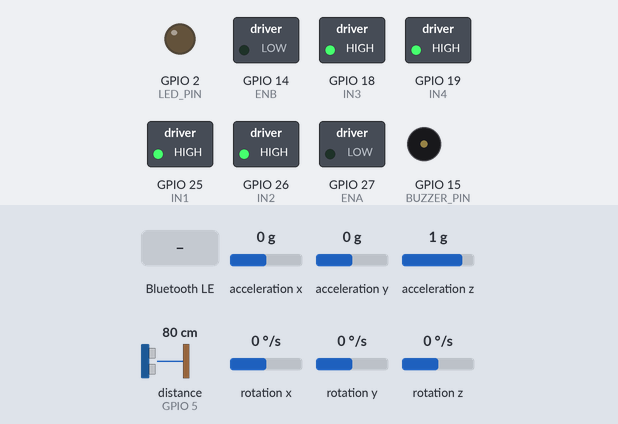
This sketch was run on a simulated ESP32. Parts: switched loads named in the sketch (green lamp = pin HIGH), output pins drawn as LEDs (lit = HIGH), buzzer (waves = sounding, pin HIGH). Wiring (inferred from the names in the program): ultrasonic range finder: trigger GPIO 4; echo GPIO 5; MPU-6050 motion sensor at I2C address 0x68. The inputs (shaded band) are chosen by the test bench; at power-on: distance to the obstacle (sensor on GPIO 5) 80 cm, acceleration x 0 g, acceleration y 0 g, acceleration z 1 g, rotation x 0 °/s, rotation y 0 °/s, rotation z 0 °/s. The echo pulse lasts 58.3 µs per cm; nothing arrives over Bluetooth unless stated; a phone connects over Bluetooth LE 3 s after start; pins used as bus, display or sensor lines are not drawn; what the sketch prints to the serial monitor is not drawn.

Above: at 4.5 s.
4.6 s: Bluetooth LE write "MOVE_FORWARD" received
At 5.7 s:
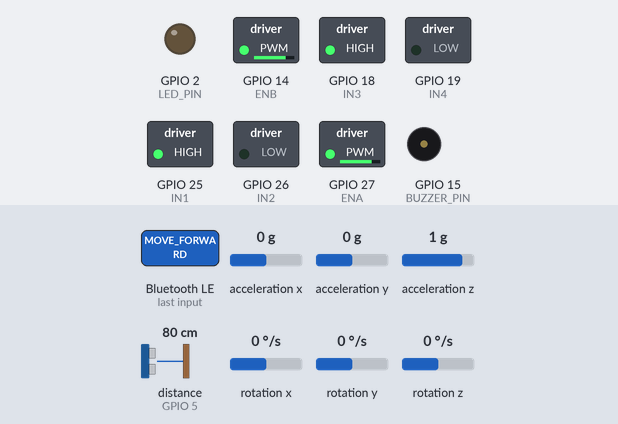
7.6 s: distance to the obstacle (sensor on GPIO 5) set to 22 cm
9.1 s: distance to the obstacle (sensor on GPIO 5) set to 18 cm
At 10.4 s:
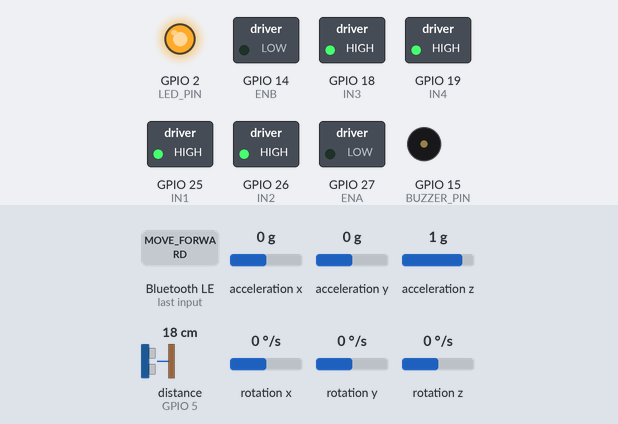
13.6 s: Bluetooth LE write "TURN_LEFT" received
At 14.6 s:
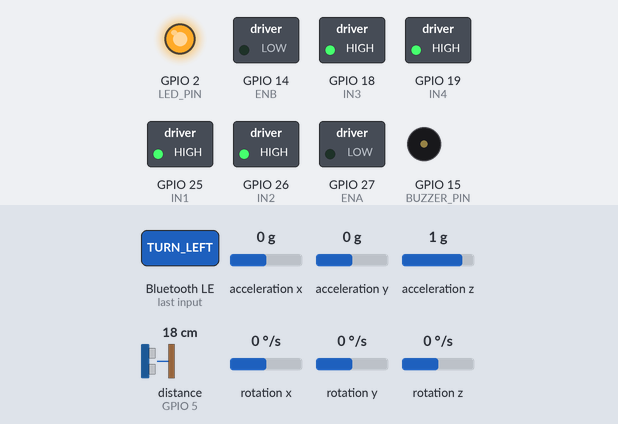
Timing chart, 0 to 16.1 s (numbered marks = the images above; inputs shaded):
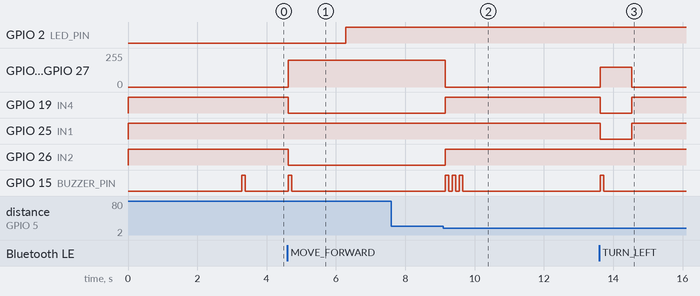

Measured:
- the behaviour switches between 21 and 20 cm on distance to the obstacle (sensor on GPIO 5) (found by bisection; images 1 and 2)
- after the input at 4.6 s, GPIO 14 (ENB), GPIO 27 (ENA): 0/255 → 200/255 at once; GPIO 19 (IN4), GPIO 26 (IN2): HIGH → LOW at once; GPIO 15 (BUZZER_PIN): LOW → HIGH at once, → LOW 0.10 s later
- after the input at 7.6 s, every drawn part: stays the same
- after the input at 9.1 s, GPIO 14 (ENB), GPIO 27 (ENA): 200/255 → 0/255 after 0.05 s; GPIO 19 (IN4), GPIO 26 (IN2): LOW → HIGH after 0.05 s; GPIO 15 (BUZZER_PIN): alternates HIGH for 0.10 s and LOW for 0.10 s, 6 changes in all, then stays LOW, starting after 0.06 s
- after the input at 13.6 s, GPIO 14 (ENB), GPIO 27 (ENA): 0/255 → 150/255 at once, → 0/255 0.90 s later; GPIO 19 (IN4), GPIO 25 (IN1): HIGH → LOW at once, → HIGH 0.90 s later; GPIO 15 (BUZZER_PIN): LOW → HIGH at once, → LOW 0.10 s later

The sketch:

movement_sensors.ino
```cpp
#include <BLEDevice.h>
#include <BLEUtils.h>
#include <BLEServer.h>
#include <BLE2902.h>
#include <Wire.h>
#include <math.h>

// ==================== CONFIGURACIÓN BLE ====================
#define SERVICE_UUID        "4fafc201-1fb5-459e-8fcc-c5c9c331914b"
#define COMMAND_UUID        "beb5483e-36e1-4688-b7f5-ea07361b26a8"
#define SENSOR_DATA_UUID    "1c95d5e3-d8f7-413a-bf3d-7a2e5d7be87e"

// ==================== CONFIGURACIÓN PINES ====================
// ---- Motores - Driver L298N ----
#define ENA 27    // PWM motor 1 (izquierdo)
#define IN1 25    // Dirección motor 1
#define IN2 26

#define ENB 14    // PWM motor 2 (derecho)
#define IN3 18    // Dirección motor 2
#define IN4 19

// ---- Sensor ultrasónico HC-SR04 ----
#define TRIG_PIN 4
#define ECHO_PIN 5

// ---- Sensores de línea IR (opcional) ----
#define IR_LEFT   33
#define IR_CENTER 32
#define IR_RIGHT  35  // solo entrada

// ---- LED indicador ----
#define LED_PIN 2

// ---- Buzzer ----
#define BUZZER_PIN 15

// ---- I2C MPU-6050 ----
#define SDA_PIN 21
#define SCL_PIN 22
const int MPU_ADDR = 0x68;

// ==================== VARIABLES GLOBALES ====================
BLEServer *pServer;
BLECharacteristic *pCommandCharacteristic;
BLECharacteristic *pSensorCharacteristic;
bool deviceConnected = false;
bool robotMoving = false;

// Estados del robot
enum RobotState {
  IDLE,
  MOVING_FORWARD,
  TURNING_LEFT,
  TURNING_RIGHT,
  DELIVERING_MEDICINE,
  RETURNING_TO_BASE
};
RobotState currentState = IDLE;

// ---- Calibración / filtro MPU-6050 ----
long offAccX = 0, offAccY = 0, offAccZ = 0;
long offGyroX = 0, offGyroY = 0, offGyroZ = 0;

float fAccX = 0, fAccY = 0, fAccZ = 0;
float fGyroX = 0, fGyroY = 0, fGyroZ = 0;

float pitchDeg = 0.0;
float rollDeg  = 0.0;

const float ALPHA = 0.2;          // filtro exponencial
const int   GYRO_DEADZONE = 300;  // zona muerta giroscopio

// Datos de sensores (incluye MPU)
struct SensorData {
  int battery;
  bool obstacleDetected;
  long distance;
  String state;
  bool medicineLoaded;
  int accX, accY, accZ;
  int gyroX, gyroY, gyroZ;
  int pitch;   // grados aproximados
  int roll;    // grados aproximados
};

SensorData sensorData = {
  85,
  false,
  0,
  "IDLE",
  true,
  0, 0, 0,
  0, 0, 0,
  0, 0
};

// ==================== PROTOTIPOS ====================
void stopMotor(bool brake = true);
void stopMotors();
void updateSensors();
long getDistance();
bool checkObstacle();
void sendSensorData();
void sendNotification(String message);
void beep(int times);
void processCommand(String command);
void moveForward();
void turnLeft();
void turnRight();
void deliverMedicine();
void returnToBase();
void emergencyStop();

// MPU-6050
void leerMPUcrudo(int16_t &accX, int16_t &accY, int16_t &accZ,
                  int16_t &gyroX, int16_t &gyroY, int16_t &gyroZ);
void calibrarMPU(int muestras = 500);
void leerMPUFiltrado();

// ==================== CALLBACKS BLE ====================
class MyServerCallbacks: public BLEServerCallbacks {
    void onConnect(BLEServer* pServer) {
      deviceConnected = true;
      Serial.println("📱 Dispositivo conectado via BLE");
      digitalWrite(LED_PIN, HIGH);
    }

    void onDisconnect(BLEServer* pServer) {
      deviceConnected = false;
      Serial.println("📱 Dispositivo desconectado");
      digitalWrite(LED_PIN, LOW);
      stopMotors();
      pServer->startAdvertising();
      Serial.println("📡 BLE Advertising reiniciado");
    }
};

class CommandCallbacks: public BLECharacteristicCallbacks {
    void onWrite(BLECharacteristic *pCharacteristic) {
      String command = pCharacteristic->getValue().c_str();
      command.trim();

      Serial.print("📨 Comando recibido: ");
      Serial.println(command);

      processCommand(command);
    }
};

// ==================== SETUP ====================
void setup() {
  Serial.begin(115200);
  Serial.println("\n🤖 Robot de Medicinas Iniciando...");

  // ---- Pines de motores ----
  pinMode(IN1, OUTPUT);
  pinMode(IN2, OUTPUT);
  pinMode(IN3, OUTPUT);
  pinMode(IN4, OUTPUT);
  pinMode(ENA, OUTPUT);
  pinMode(ENB, OUTPUT);
  stopMotors();

  // ---- Sensor ultrasónico ----
  pinMode(TRIG_PIN, OUTPUT);
  pinMode(ECHO_PIN, INPUT);

  // ---- LEDs y buzzer ----
  pinMode(LED_PIN, OUTPUT);
  pinMode(BUZZER_PIN, OUTPUT);

  // ---- Sensores IR ----
  pinMode(IR_LEFT,   INPUT);
  pinMode(IR_CENTER, INPUT);
  pinMode(IR_RIGHT,  INPUT);

  // ---- I2C y MPU-6050 ----
  Wire.begin(SDA_PIN, SCL_PIN);

  Wire.beginTransmission(MPU_ADDR);
  Wire.write(0x6B);   // PWR_MGMT_1
  Wire.write(0);      // salir de sleep
  Wire.endTransmission(true);

  Serial.println("🧭 Calibrando MPU-6050, NO mover el robot...");
  calibrarMPU();
  Serial.println("✅ Calibracion MPU-6050 lista.");

  // ---- BLE ----
  BLEDevice::init("RobotMedicinas-01");
  pServer = BLEDevice::createServer();
  pServer->setCallbacks(new MyServerCallbacks());

  BLEService *pService = pServer->createService(SERVICE_UUID);

  pCommandCharacteristic = pService->createCharacteristic(
    COMMAND_UUID,
    BLECharacteristic::PROPERTY_WRITE
  );
  pCommandCharacteristic->setCallbacks(new CommandCallbacks());

  pSensorCharacteristic = pService->createCharacteristic(
    SENSOR_DATA_UUID,
    BLECharacteristic::PROPERTY_READ |
    BLECharacteristic::PROPERTY_NOTIFY
  );
  // Permitir que el cliente active notificaciones
  pSensorCharacteristic->addDescriptor(new BLE2902());

  pService->start();

  BLEAdvertising *pAdvertising = BLEDevice::getAdvertising();
  pAdvertising->addServiceUUID(SERVICE_UUID);
  pAdvertising->setScanResponse(true);
  pAdvertising->setMinPreferred(0x06);
  pAdvertising->setMinPreferred(0x12);
  BLEDevice::startAdvertising();

  Serial.println("✅ BLE inicializado - Listo para conexiones");
  beep(1);
  Serial.println("✅ Robot listo - Esperando conexión BLE...");
  Serial.println("📡 Buscar: 'RobotMedicinas-01'");
}

// ==================== LOOP PRINCIPAL ====================
void loop() {
  // Actualizar sensores básicos
  updateSensors();
  // Actualizar y filtrar MPU-6050
  leerMPUFiltrado();

  // Enviar datos de sensores periódicamente si hay conexión
  if (deviceConnected) {
    static unsigned long lastSensorUpdate = 0;
    if (millis() - lastSensorUpdate > 1000) {
      sendSensorData();
      lastSensorUpdate = millis();
    }
  }

  // Verificar obstáculos durante movimiento
  if (robotMoving && checkObstacle()) {
    emergencyStop();
  }

  delay(50);
}

// ==================== MOTORES ====================
void motor1(int pwm, bool forward) {
  pwm = constrain(pwm, 0, 255);
  digitalWrite(IN1, forward ? HIGH : LOW);
  digitalWrite(IN2, forward ? LOW  : HIGH);
  analogWrite(ENA, pwm);
}

void motor2(int pwm, bool forward) {
  pwm = constrain(pwm, 0, 255);
  digitalWrite(IN3, forward ? HIGH : LOW);
  digitalWrite(IN4, forward ? LOW  : HIGH);
  analogWrite(ENB, pwm);
}

void stopMotor(bool brake) {
  if (brake) {
    digitalWrite(IN1, HIGH);
    digitalWrite(IN2, HIGH);
    digitalWrite(IN3, HIGH);
    digitalWrite(IN4, HIGH);
  } else {
    digitalWrite(IN1, LOW);
    digitalWrite(IN2, LOW);
    digitalWrite(IN3, LOW);
    digitalWrite(IN4, LOW);
  }
  analogWrite(ENA, 0);
  analogWrite(ENB, 0);
  robotMoving = false;
  currentState = IDLE;
  sensorData.state = "IDLE";
}

void stopMotors() {
  stopMotor(true);
}

// ==================== MOVIMIENTO ====================
void moveForward() {

  if (checkObstacle()) {
    sendNotification("OBSTACLE_DETECTED");
    return;
  }

  Serial.println("🔄 Moviendo hacia adelante");
  motor1(200, true);
  motor2(200, true);
  robotMoving = true;
  currentState = MOVING_FORWARD;
  sensorData.state = "MOVING";
  sendNotification("MOVING_FORWARD");
  beep(1);
}

void turnLeft() {
  Serial.println("↩️ Girando a la izquierda");
  motor1(150, false);
  motor2(150, true);
  robotMoving = true;
  currentState = TURNING_LEFT;
  sensorData.state = "TURNING_LEFT";
  sendNotification("TURNING_LEFT");
  beep(1);
  delay(800);
  stopMotors();
}

void turnRight() {
  Serial.println("↪️ Girando a la derecha");
  motor1(150, true);
  motor2(150, false);
  robotMoving = true;
  currentState = TURNING_RIGHT;
  sensorData.state = "TURNING_RIGHT";
  sendNotification("TURNING_RIGHT");
  beep(1);
  delay(800);
  stopMotors();
}

void emergencyStop() {
  Serial.println("🚨 PARADA DE EMERGENCIA - Obstáculo detectado");
  stopMotors();
  sendNotification("EMERGENCY_STOP_OBSTACLE");
  beep(3);
}

// ==================== MEDICINA ====================
void deliverMedicine() {
  if (!sensorData.medicineLoaded) {
    sendNotification("NO_MEDICINE_LOADED");
    return;
  }

  Serial.println("💊 Iniciando entrega de medicina");
  currentState = DELIVERING_MEDICINE;
  sensorData.state = "DELIVERING";
  sendNotification("DELIVERING_MEDICINE");
  beep(2);

  // ---- Ruta de entrega ----
  // 1) Adelante 2s
  moveForward();
  delay(2000);
  stopMotors();

  // 2) Izquierda
  turnLeft();

  // 3) Adelante 2s
  moveForward();
  delay(2000);
  stopMotors();

  // 4) Derecha
  turnRight();

  // 5) Adelante 1s
  moveForward();
  delay(1000);
  stopMotors();

  // 6) Derecha
  turnRight();

  // 7) Adelante 3s
  moveForward();
  delay(3000);
  stopMotors();

  delay(2000); // entrega simbólica

  sensorData.medicineLoaded = false;
  currentState = IDLE;
  sensorData.state = "IDLE";
  sendNotification("MEDICINE_DELIVERED");
  beep(2);
}

void returnToBase() {
  Serial.println("🏠 Volviendo a la base");
  currentState = RETURNING_TO_BASE;
  sensorData.state = "RETURNING";
  sendNotification("RETURNING_TO_BASE");
  beep(1);

  // ---- Giro 180° para devolverse ----
  motor1(150, true);   // ambos motores hacia adelante para girar derecha
  motor2(150, false);
  delay(1600); // Tiempo para 180°
  stopMotors();

  // ---- Regresar por la ruta inversa ----

  // Ruta original: 3s adelante
  moveForward();
  delay(3000);
  stopMotors();

  // Derecha (inversa de la ruta = IZQUIERDA)
  turnLeft();

  // Luego 1s adelante
  moveForward();
  delay(1000);
  stopMotors();

  // Derecha original → inversa = IZQUIERDA
  turnLeft();

  // Adelante 2s
  moveForward();
  delay(2000);
  stopMotors();

  // Izquierda original → inversa = DERECHA
  turnRight();

  // Adelante 2s
  moveForward();
  delay(2000);
  stopMotors();

  // Llegó a base:
  sensorData.medicineLoaded = true;
  currentState = IDLE;
  sensorData.state = "IDLE";
  sendNotification("AT_BASE");
  beep(2);
}


// ==================== SENSORES ====================
void updateSensors() {
  sensorData.distance = getDistance();
  sensorData.obstacleDetected = (sensorData.distance < 20);
  static unsigned long lastBatteryUpdate = 0;
  if (millis() - lastBatteryUpdate > 10000) {
    sensorData.battery = max(5, sensorData.battery - 1);
    lastBatteryUpdate = millis();
  }
}

long getDistance() {
  long duration, distance;
  digitalWrite(TRIG_PIN, LOW);
  delayMicroseconds(2);
  digitalWrite(TRIG_PIN, HIGH);
  delayMicroseconds(10);
  digitalWrite(TRIG_PIN, LOW);
  duration = pulseIn(ECHO_PIN, HIGH);
  distance = (duration * 0.034) / 2;
  return distance;
}

bool checkObstacle() {
  return sensorData.obstacleDetected;
}

// ==================== MPU-6050 ====================
void leerMPUcrudo(int16_t &accX, int16_t &accY, int16_t &accZ,
                  int16_t &gyroX, int16_t &gyroY, int16_t &gyroZ) {
  Wire.beginTransmission(MPU_ADDR);
  Wire.write(0x3B);
  Wire.endTransmission(false);
  Wire.requestFrom(MPU_ADDR, 14, true);

  accX = Wire.read() << 8 | Wire.read();
  accY = Wire.read() << 8 | Wire.read();
  accZ = Wire.read() << 8 | Wire.read();
  Wire.read(); Wire.read(); // temperatura
  gyroX = Wire.read() << 8 | Wire.read();
  gyroY = Wire.read() << 8 | Wire.read();
  gyroZ = Wire.read() << 8 | Wire.read();
}

void calibrarMPU(int muestras) {
  long sumAccX = 0, sumAccY = 0, sumAccZ = 0;
  long sumGyroX = 0, sumGyroY = 0, sumGyroZ = 0;
  int16_t ax, ay, az, gx, gy, gz;

  for (int i = 0; i < muestras; i++) {
    leerMPUcrudo(ax, ay, az, gx, gy, gz);
    sumAccX += ax; sumAccY += ay; sumAccZ += az;
    sumGyroX += gx; sumGyroY += gy; sumGyroZ += gz;
    delay(5);
  }

  offAccX = sumAccX / muestras;
  offAccY = sumAccY / muestras;
  offAccZ = sumAccZ / muestras;
  offGyroX = sumGyroX / muestras;
  offGyroY = sumGyroY / muestras;
  offGyroZ = sumGyroZ / muestras;

  fAccX = fAccY = fAccZ = 0;
  fGyroX = fGyroY = fGyroZ = 0;
  pitchDeg = 0.0;
  rollDeg  = 0.0;
}

void leerMPUFiltrado() {
  int16_t ax, ay, az, gx, gy, gz;
  leerMPUcrudo(ax, ay, az, gx, gy, gz);

  float accX = ax - offAccX;
  float accY = ay - offAccY;
  float accZ = az - offAccZ;
  float gyroX = gx - offGyroX;
  float gyroY = gy - offGyroY;
  float gyroZ = gz - offGyroZ;

  fAccX  = ALPHA * accX  + (1.0 - ALPHA) * fAccX;
  fAccY  = ALPHA * accY  + (1.0 - ALPHA) * fAccY;
  fAccZ  = ALPHA * accZ  + (1.0 - ALPHA) * fAccZ;
  fGyroX = ALPHA * gyroX + (1.0 - ALPHA) * fGyroX;
  fGyroY = ALPHA * gyroY + (1.0 - ALPHA) * fGyroY;
  fGyroZ = ALPHA * gyroZ + (1.0 - ALPHA) * fGyroZ;

  if (fabs(fGyroX) < GYRO_DEADZONE) fGyroX = 0;
  if (fabs(fGyroY) < GYRO_DEADZONE) fGyroY = 0;
  if (fabs(fGyroZ) < GYRO_DEADZONE) fGyroZ = 0;

  // Calcular ángulos aproximados de pitch y roll en grados
  // Usamos solo acelerómetro para algo sencillo
  float accNormX = fAccX;
  float accNormY = fAccY;
  float accNormZ = fAccZ;

  rollDeg  = atan2(accNormY, accNormZ) * 180.0 / PI;
  pitchDeg = atan2(-accNormX, sqrt(accNormY * accNormY + accNormZ * accNormZ)) * 180.0 / PI;

  sensorData.accX  = (int)fAccX;
  sensorData.accY  = (int)fAccY;
  sensorData.accZ  = (int)fAccZ;
  sensorData.gyroX = (int)fGyroX;
  sensorData.gyroY = (int)fGyroY;
  sensorData.gyroZ = (int)fGyroZ;
  sensorData.pitch = (int)pitchDeg;
  sensorData.roll  = (int)rollDeg;
}

// ==================== BLE ====================
void processCommand(String command) {
  if (command == "CONNECT") {
    sendSensorData();
  } else if (command == "MOVE_FORWARD") {
    moveForward();
  } else if (command == "TURN_LEFT") {
    turnLeft();
  } else if (command == "TURN_RIGHT") {
    turnRight();
  } else if (command == "STOP") {
    stopMotors();
  } else if (command == "DELIVER_MEDICINE") {
    deliverMedicine();
  } else if (command == "RETURN_TO_BASE") {
    returnToBase();
  } else if (command == "GET_SENSOR_DATA") {
    sendSensorData();
  } else {
    Serial.println("❌ Comando desconocido: " + command);
  }
}

void sendSensorData() {
  if (!deviceConnected) return;

  String jsonData = "{";
  jsonData += "\"battery\":" + String(sensorData.battery) + ",";
  jsonData += "\"obstacle\":" + String(sensorData.obstacleDetected ? "true" : "false") + ",";
  jsonData += "\"distance\":" + String(sensorData.distance) + ",";
  jsonData += "\"state\":\"" + sensorData.state + "\",";
  jsonData += "\"medicineLoaded\":" + String(sensorData.medicineLoaded ? "true" : "false") + ",";
  jsonData += "\"accX\":" + String(sensorData.accX) + ",";
  jsonData += "\"accY\":" + String(sensorData.accY) + ",";
  jsonData += "\"accZ\":" + String(sensorData.accZ) + ",";
  jsonData += "\"gyroX\":" + String(sensorData.gyroX) + ",";
  jsonData += "\"gyroY\":" + String(sensorData.gyroY) + ",";
  jsonData += "\"gyroZ\":" + String(sensorData.gyroZ) + ",";
  jsonData += "\"pitch\":" + String(sensorData.pitch) + ",";
  jsonData += "\"roll\":" + String(sensorData.roll);
  jsonData += "}";

  pSensorCharacteristic->setValue(jsonData.c_str());
  pSensorCharacteristic->notify();

  Serial.println("📊 Enviando datos: " + jsonData);
}

void sendNotification(String message) {
  if (!deviceConnected) return;
  pSensorCharacteristic->setValue(message.c_str());
  pSensorCharacteristic->notify();
  Serial.println("📢 Notificación: " + message);
}

// ==================== UTILIDADES ====================
void beep(int times) {
  for (int i = 0; i < times; i++) {
    digitalWrite(BUZZER_PIN, HIGH);
    delay(100);
    digitalWrite(BUZZER_PIN, LOW);
    if (i < times - 1) delay(100);
  }
}

void rechargeBattery() {
  sensorData.battery = 100;
  Serial.println("🔋 Batería recargada al 100%");
}
```
